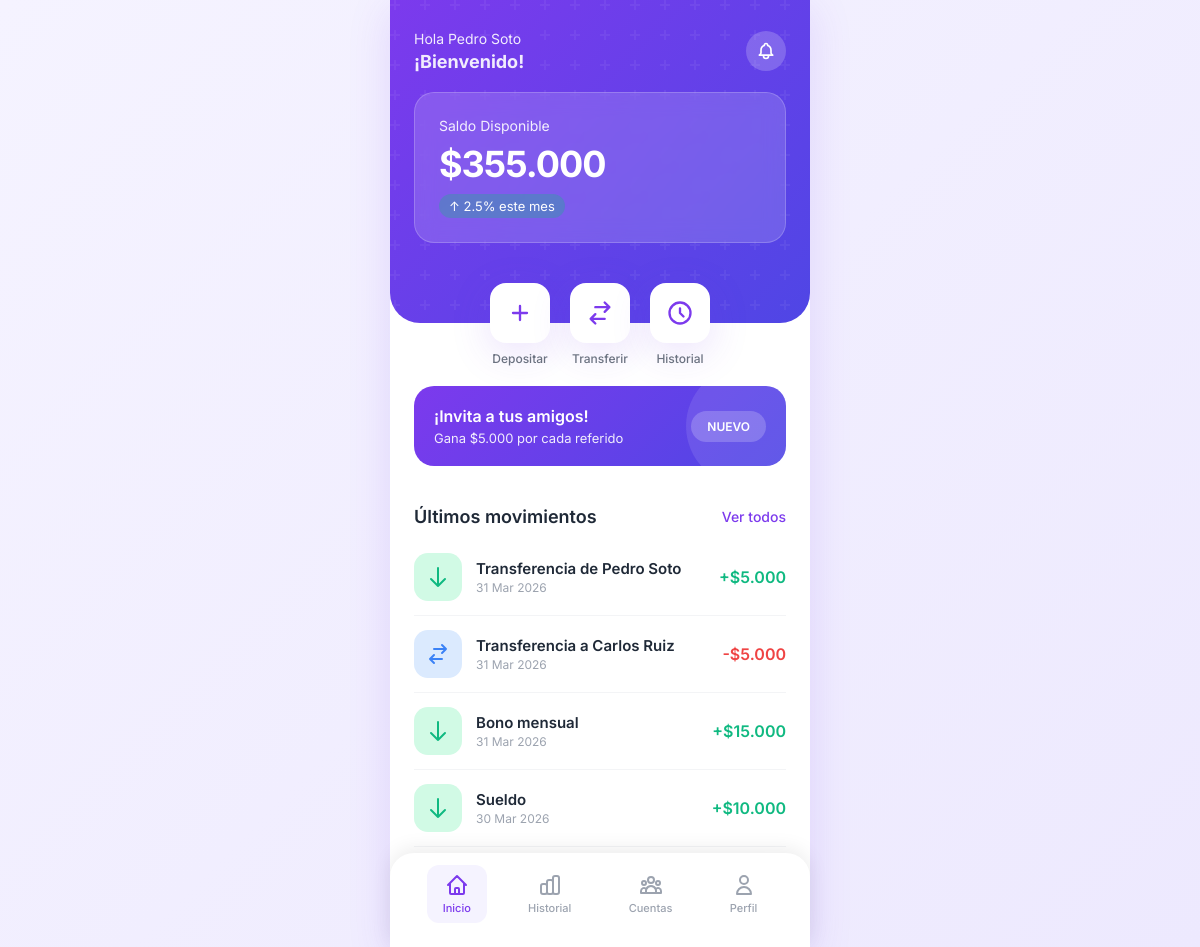
The page / on the database its author committed.
### wallet/models.py (models this page shows, shortened)
class Cuenta(models.Model):
    nombre = models.CharField(max_length=100)
    email = models.EmailField(unique=True)
    telefono = models.CharField(max_length=20, blank=True)
    saldo = models.DecimalField(max_digits=12, decimal_places=0, default=0)
    moneda = models.ForeignKey(Moneda, on_delete=models.PROTECT, related_name='cuentas')
    fecha_creacion = models.DateTimeField(auto_now_add=True)
    activa = models.BooleanField(default=True)
    class Meta:
        verbose_name = 'Cuenta'
        verbose_name_plural = 'Cuentas'
        ordering = ['-fecha_creacion']

class Transaccion(models.Model):
    TIPO_CHOICES = [
        ('deposito', 'Depósito'),
        ('retiro', 'Retiro'),
        ('transferencia', 'Transferencia'),
    ]
    cuenta = models.ForeignKey(Cuenta, on_delete=models.CASCADE, related_name='transacciones')
    tipo = models.CharField(max_length=15, choices=TIPO_CHOICES)
    monto = models.DecimalField(max_digits=12, decimal_places=0)
    descripcion = models.CharField(max_length=200, blank=True)
    cuenta_destino = models.ForeignKey(
        Cuenta, on_delete=models.SET_NULL, null=True, blank=True,
        related_name='transferencias_recibidas'
    )
    fecha = models.DateTimeField(auto_now_add=True)
    class Meta:
        verbose_name = 'Transacción'
        verbose_name_plural = 'Transacciones'
        ordering = ['-fecha']

### wallet/views.py (the view)
# urls.py: path('', views.inicio, name='inicio'),
def inicio(request):
    cuentas = Cuenta.objects.filter(activa=True)
    transacciones_recientes = Transaccion.objects.all()[:5]
    saldo_total = sum(c.saldo for c in cuentas)
    tx_list = []
    for tx in transacciones_recientes:
        if tx.tipo == 'deposito':
            tipo_css = 'income'
            clase = 'positive'
            monto_fmt = f'+{tx.cuenta.moneda.simbolo}{tx.monto:,.0f}'.replace(',', '.')
        elif tx.tipo == 'retiro':
            tipo_css = 'expense'
            clase = 'negative'
            monto_fmt = f'-{tx.cuenta.moneda.simbolo}{tx.monto:,.0f}'.replace(',', '.')
        else:
            tipo_css = 'transfer'
            clase = 'negative'
            monto_fmt = f'-{tx.cuenta.moneda.simbolo}{tx.monto:,.0f}'.replace(',', '.')
        tx_list.append({
            'tipo': tipo_css,
            'titulo': tx.descripcion or tx.get_tipo_display(),
            'fecha': tx.fecha.strftime('%d %b %Y'),
            'monto': monto_fmt,
            'clase': clase,
        })
    contexto = {
        'titulo': 'Dashboard',
        'saldo': f'${saldo_total:,.0f}'.replace(',', '.') if cuentas else '$0',
        'usuario': cuentas.first().nombre if cuentas.exists() else 'Usuario',
        'transacciones': tx_list,
        'num_cuentas': cuentas.count(),
    }
    return render(request, 'wallet/inicio.html', contexto)

### wallet/templates/wallet/inicio.html (shortened to what this page needs)
{% extends "wallet/base.html" %}
{% block content %}
<div class="wallet-header">
  <div class="header-top">
    <div class="greeting">
      <span>Hola {{ usuario }}</span>
      <strong>¡Bienvenido!</strong>
    </div>
    <div class="header-icons">
      <button class="header-icon" title="Notificaciones">
      </button>
    </div>
  </div>
  <div class="balance-card">
    <div class="balance-label">Saldo Disponible</div>
    <div class="balance-amount">{{ saldo }}</div>
    <div class="balance-change">↑ 2.5% este mes</div>
  </div>
</div>
<div class="action-buttons">
  <a href="{% url 'wallet:depositar' %}" class="action-btn">
    <div class="action-btn-icon">
      <svg xmlns="http://www.w3.org/2000/svg" fill="none" viewBox="0 0 24 24" stroke="currentColor">
        <path stroke-linecap="round" stroke-linejoin="round" stroke-width="2" d="M12 6v6m0 0v6m0-6h6m-6 0H6" />
      </svg>
    </div>
    <span>Depositar</span>
  </a>
  <a href="{% url 'wallet:transferir' %}" class="action-btn">
    <div class="action-btn-icon">
      <svg xmlns="http://www.w3.org/2000/svg" fill="none" viewBox="0 0 24 24" stroke="currentColor">
        <path stroke-linecap="round" stroke-linejoin="round" stroke-width="2" d="M8 7h12m0 0l-4-4m4 4l-4 4m0 6H4m0 0l4 4m-4-4l4-4" />
      </svg>
    </div>
    <span>Transferir</span>
  </a>
  <a href="{% url 'wallet:transacciones' %}" class="action-btn">
    <div class="action-btn-icon">
      <svg xmlns="http://www.w3.org/2000/svg" fill="none" viewBox="0 0 24 24" stroke="currentColor">
        <path stroke-linecap="round" stroke-linejoin="round" stroke-width="2" d="M12 8v4l3 3m6-3a9 9 0 11-18 0 9 9 0 0118 0z" />
      </svg>
    </div>
    <span>Historial</span>
  </a>
</div>
<div class="promo-card">
  <div class="promo-content">
    <h4>¡Invita a tus amigos!</h4>
    <p>Gana $5.000 por cada referido</p>
  </div>
  <span class="promo-badge">NUEVO</span>
</div>
<div class="section-title">
  <h3>Últimos movimientos</h3>
  <a href="{% url 'wallet:transacciones' %}">Ver todos</a>
</div>
<div class="transaction-list" style="padding-bottom: 100px;">
  {% for tx in transacciones %}
  <div class="transaction-item">
    <div class="transaction-icon {{ tx.tipo }}">
      {% if tx.tipo == 'income' %}
      <svg xmlns="http://www.w3.org/2000/svg" fill="none" viewBox="0 0 24 24" stroke="currentColor"><path stroke-linecap="round" stroke-linejoin="round" stroke-width="2" d="M19 14l-7 7m0 0l-7-7m7 7V3" /></svg>
      {% elif tx.tipo == 'expense' %}
      <svg xmlns="http://www.w3.org/2000/svg" fill="none" viewBox="0 0 24 24" stroke="currentColor"><path stroke-linecap="round" stroke-linejoin="round" stroke-width="2" d="M5 10l7-7m0 0l7 7m-7-7v18" /></svg>
      {% else %}
      <svg xmlns="http://www.w3.org/2000/svg" fill="none" viewBox="0 0 24 24" stroke="currentColor"><path stroke-linecap="round" stroke-linejoin="round" stroke-width="2" d="M8 7h12m0 0l-4-4m4 4l-4 4m0 6H4m0 0l4 4m-4-4l4-4" /></svg>
      {% endif %}
    </div>
    <div class="transaction-info">
      <div class="transaction-title">{{ tx.titulo }}</div>
      <div class="transaction-date">{{ tx.fecha }}</div>
    </div>
    <div class="transaction-amount {{ tx.clase }}">{{ tx.monto }}</div>
  </div>
  {% endfor %}
</div>
{% endblock %}

### rows shown on the page
Cuenta: nombre "Pedro Soto"
Transaccion: titulo "Transferencia de Pedro Soto"
Transaccion: titulo "Transferencia a Carlos Ruiz"
Transaccion: titulo "Bono mensual"
Transaccion: titulo "Sueldo"

### other values the page prints
{{ saldo }} "$355.000"
{{ tx.fecha }} "31 Mar 2026" "31 Mar 2026" "31 Mar 2026" "30 Mar 2026"
{{ tx.monto }} "+$5.000" "-$5.000" "+$15.000" "+$10.000"
